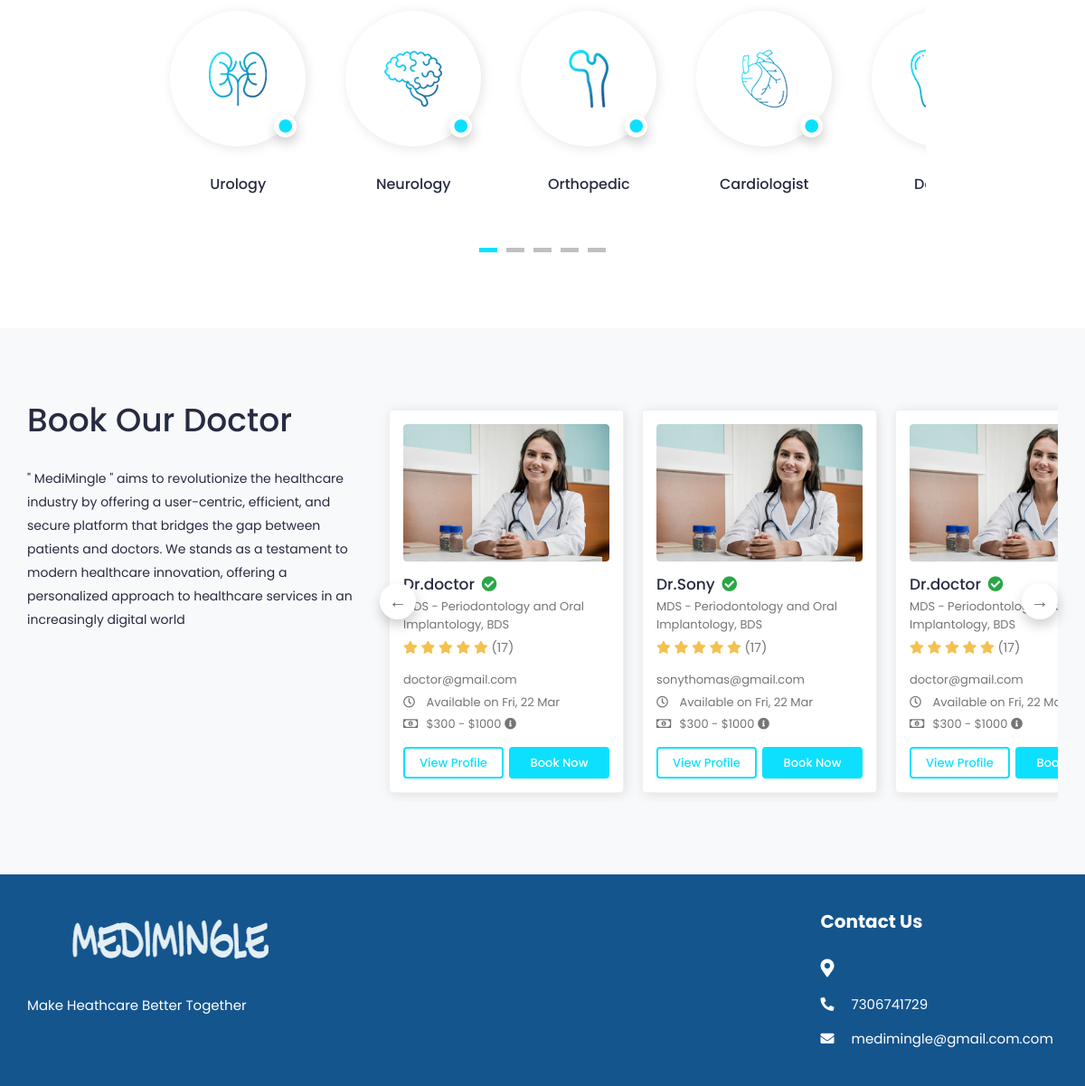
/patient_dashboard/homepage/ (signed in, lower part), run on an earlier commit of the app's database.
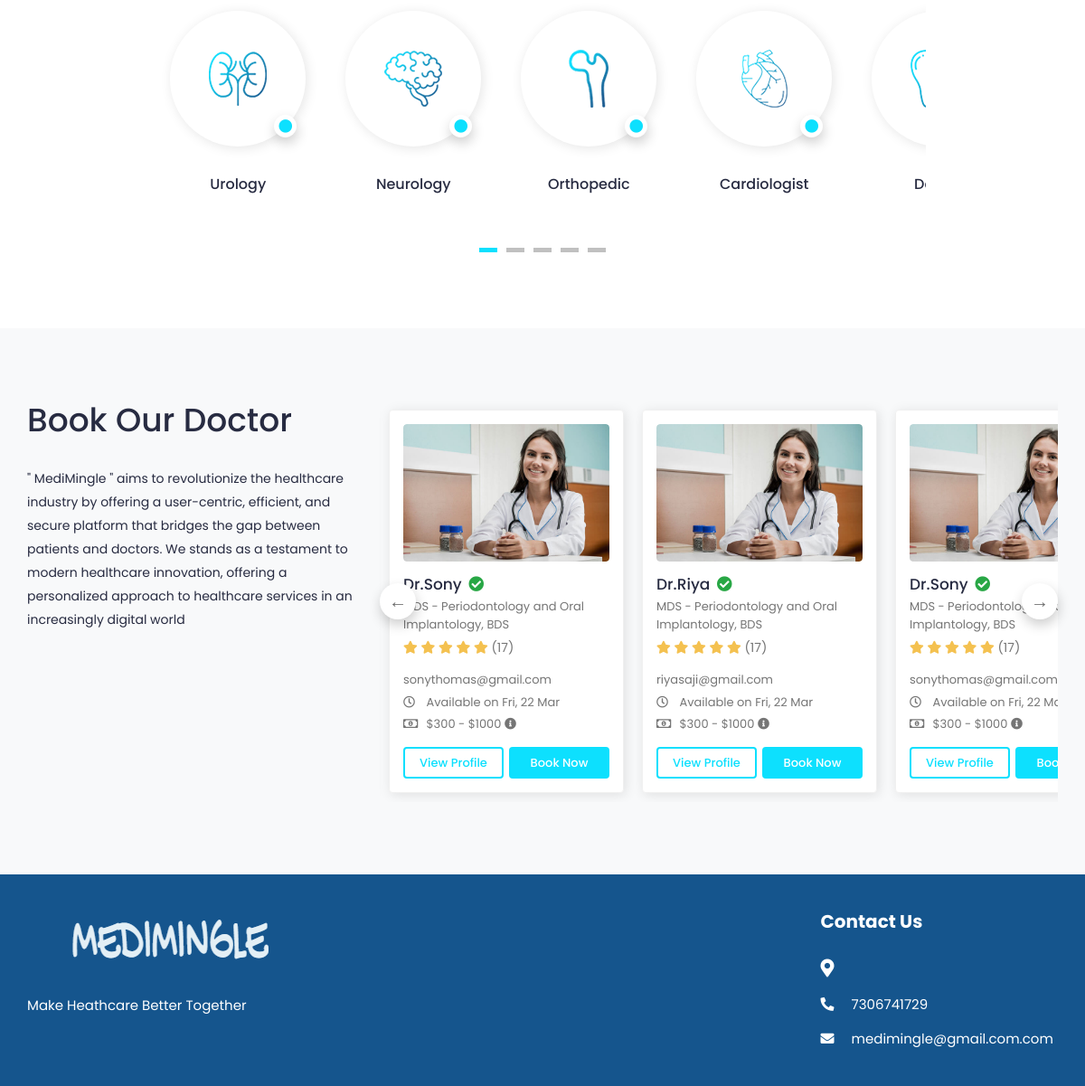
And on a later commit of the database.
### medi/models.py (models this page shows, shortened)
class tbl_user(AbstractUser):
    email=models.EmailField(unique=True)
    phone_number=models.CharField(max_length=15, null=True)
    USER_TYPE_CHOICES = (
        ('patient', 'Patient'),('doctor', 'Doctor'),
    )
    user_type = models.CharField(
        max_length=10,
        choices=USER_TYPE_CHOICES,
        default='patient',  # You can set a default value if needed
    )

### medi/views.py (the view)
# urls.py: path('patient_dashboard/homepage/',views.homepage,name='homepage'),
@never_cache
@login_required(login_url='signin')
def homepage(request):
    doct = tbl_user.objects.filter(user_type='doctor').exclude(is_superuser=True)
    context={
        "doct":doct
    }
    return render(request,'homepage.html',context)

### templates/homepage.html (shortened to what the changed rows need)
{% load static %}
<!DOCTYPE html>
<html lang="en">
<head>
		<link rel="stylesheet" href="{% static '/assets/css/bootstrap.min.css'%}">
		<link rel="stylesheet" href="{% static '/assets/plugins/fontawesome/css/fontawesome.min.css'%}">
		<link rel="stylesheet" href="{% static '/assets/plugins/fontawesome/css/all.min.css'%}">
		<link rel="stylesheet" href="{% static '/assets/css/style.css'%}">
	</head>
	<body>
		<div class="main-wrapper">
			{% load static %}
			<section class="section section-doctor">
				<div class="container-fluid">
				   <div class="row">
						<div class="col-lg-4">
							<div class="section-header ">
								<h2>Book Our Doctor</h2>
							</div>
						</div>
						<div class="col-lg-8">
							<div class="doctor-slider slider">
								{% for d in doct %}
								<div class="profile-widget">
									<div class="doc-img">
										<a href="doctor-profile.html">
											<img class="img-fluid" alt="User Image" src="{% static '/assets/img/doctors/doctor-01.jpg'%}">
										</a>
									</div>
									<div class="pro-content">
										<h3 class="title">Dr.{{d.first_name}}
											<i class="fas fa-check-circle verified"></i>
										</h3>
										<p class="speciality">MDS - Periodontology and Oral Implantology, BDS</p>
										<div class="rating">
											<i class="fas fa-star filled"></i>
											<i class="fas fa-star filled"></i>
											<i class="fas fa-star filled"></i>
											<i class="fas fa-star filled"></i>
											<i class="fas fa-star filled"></i>
											<span class="d-inline-block average-rating">(17)</span>
										</div>
										<ul class="available-info">
											<li>{{d.email}}
											</li>
											<li>
												<i class="far fa-clock"></i> Available on Fri, 22 Mar
											</li>
											<li>
												<i class="far fa-money-bill-alt"></i> $300 - $1000
												<i class="fas fa-info-circle" data-toggle="tooltip" title="Lorem Ipsum"></i>
											</li>
										</ul>
										<div class="row row-sm">
											<div class="col-6">
												<a href="doctor-profile.html" class="btn view-btn">View Profile</a>
											</div>
											<div class="col-6">
												<a href="booking.html" class="btn book-btn">Book Now</a>
											</div>
										</div>
									</div>
								</div>-->
								{% endfor %}
							</div>
						</div>
				   </div>
				</div>
			</section>
			<footer class="footer">
				<div class="footer-top">
					<div class="container-fluid">
						<div class="row">
							<div class="col-lg-3 col-md-6">
								<div class="footer-widget footer-contact">
									<h2 class="footer-title">Contact Us</h2>
								</div>
							</div>
						</div>
					</div>
				</div>
						</div>
	</body>
</html>

What changed in the data, as far as the page shows it:
removed tbl_user: first_name "doctor", email "doctor@gmail.com"
added tbl_user: first_name "Riya", email "riyasaji@gmail.com"
